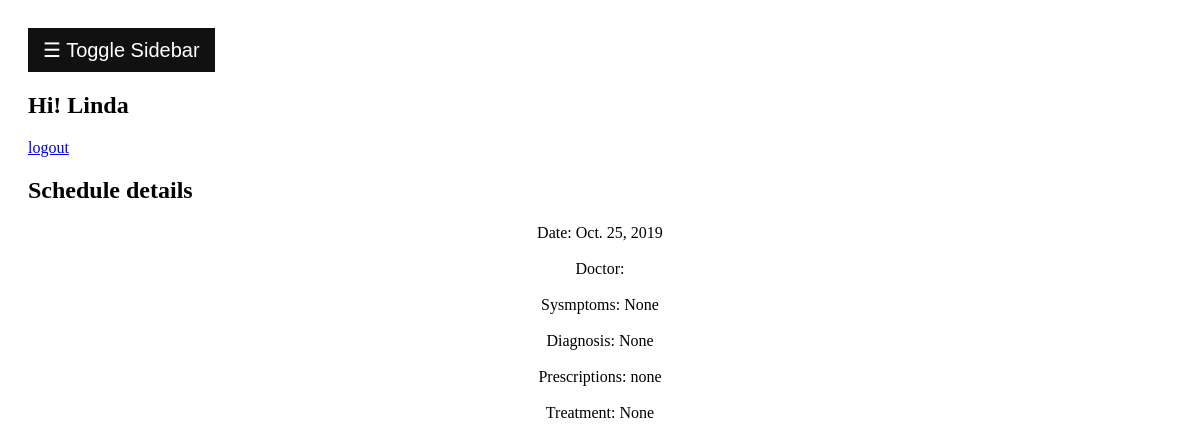
/patient/schedule_detail/1/ (signed in), run on an earlier commit of the app's database.
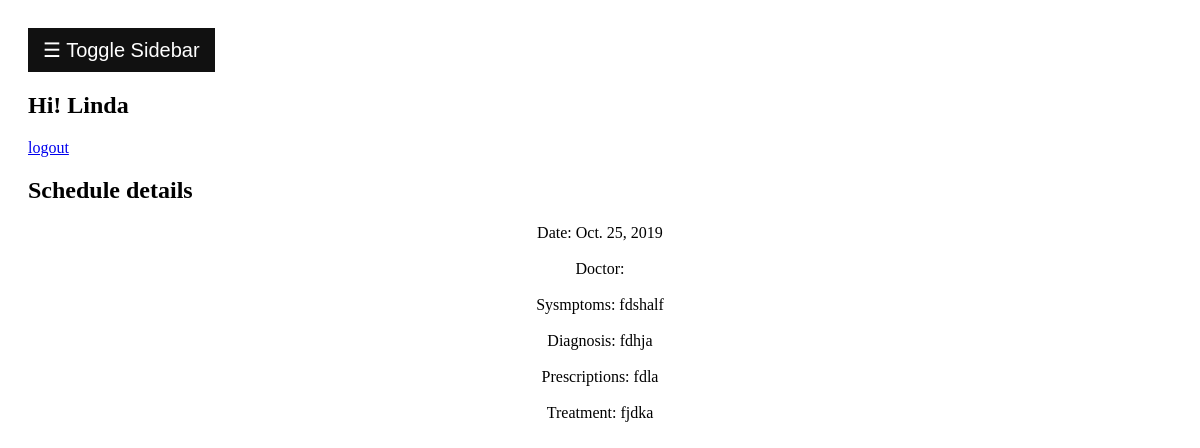
And on a later commit of the database.
### health/models.py (models this page shows, shortened)
class Schedule(models.Model):
    checked_in = models.BooleanField(default=False)  #whether the patient has checked in or not
    booked = models.BooleanField(default=False)
    patient = models.ForeignKey(settings.AUTH_USER_MODEL, on_delete=models.CASCADE, db_column='patient',blank=True,null=True,related_name='sche_pat')
    date = models.DateField(blank=True,null=True)  # Field renamed to remove unsuitable characters.
    time = models.TimeField(blank=True,null=True)
    doctorid = models.ForeignKey(settings.AUTH_USER_MODEL, on_delete=models.CASCADE, db_column='doctorID', blank=True, null=True,related_name='sche_doc')
    id = models.AutoField(db_column='ID', primary_key=True)  # Field name made lowercase.
    sysmptoms = models.TextField(max_length=65535,blank=True, null=True)
    diagnosis = models.TextField(max_length=65535,blank=True, null=True)
    prescriptions = models.TextField(max_length=65535,blank=True, null=True)
    treatment = models.TextField(max_length=65535,blank=True, null=True)
    waiting_time = models.TimeField(db_column='waiting time',blank=True,null=True)  # Field renamed to remove unsuitable characters.
    class Meta:
        db_table = 'Schedule'

### health/views.py (the view)
# urls.py: path('patient/schedule_detail/<int:schedule>/', views.patient_scheDetail, name='patient_scheDetail'),
@login_required
def patient_scheDetail(request,schedule):
    context_dict = {}
    user = request.user
    context_dict['current'] = user
    schedule = Schedule.objects.get(id=schedule)
    context_dict['schedule'] = schedule
    return render(request,'health/pa_sche_detail.html',context_dict)

### templates/health/pa_sche_detail.html (shortened to what this page needs)
{% extends 'health/base.html' %}
{% load static %}
{% block bodyblock %}
<h2>Schedule details</h2>
<div style="text-align:center">
{% if schedule %}
    Date: {{schedule.date}}<br>
    <br>
    Doctor: {{schedule.doctorid.first_name}}{{schedule.doctorid.last_name}}<br>
    <br>
    Sysmptoms: {{schedule.sysmptoms}}<br>
    <br>
    Diagnosis: {{schedule.diagnosis}}<br>
    <br>
    Prescriptions: {{schedule.prescriptions}}<br>
    <br>
    Treatment: {{schedule.treatment}}<br>
    <br>
{% endif %}
</div>
{%endblock%}

What changed in the data, as far as the page shows it:
changed Schedule: sysmptoms "None" → "fdshalf"; diagnosis "None" → "fdhja"; prescriptions "none" → "fdla"; treatment "None" → "fjdka"
